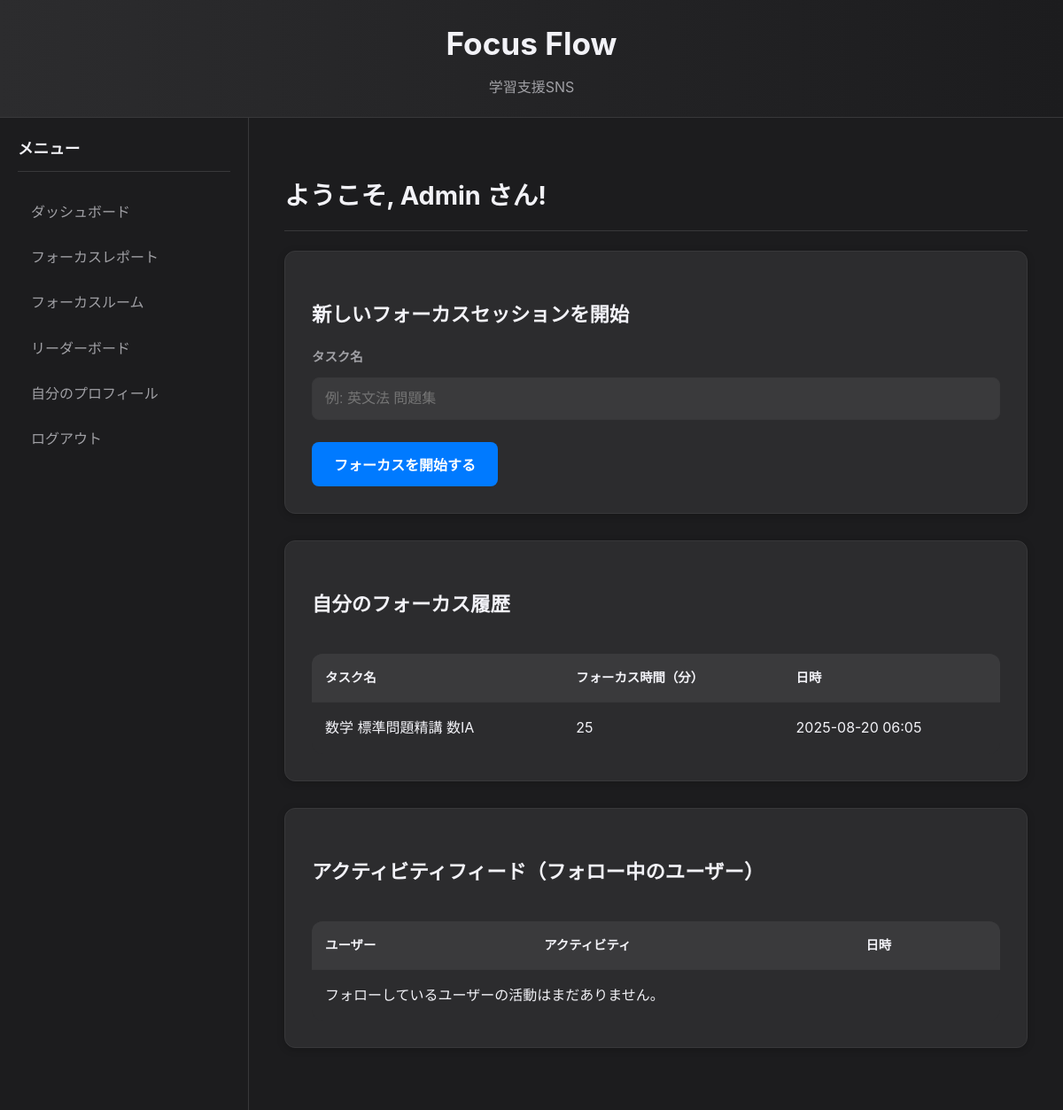
Page /dashboard (signed in) on the earlier database version.
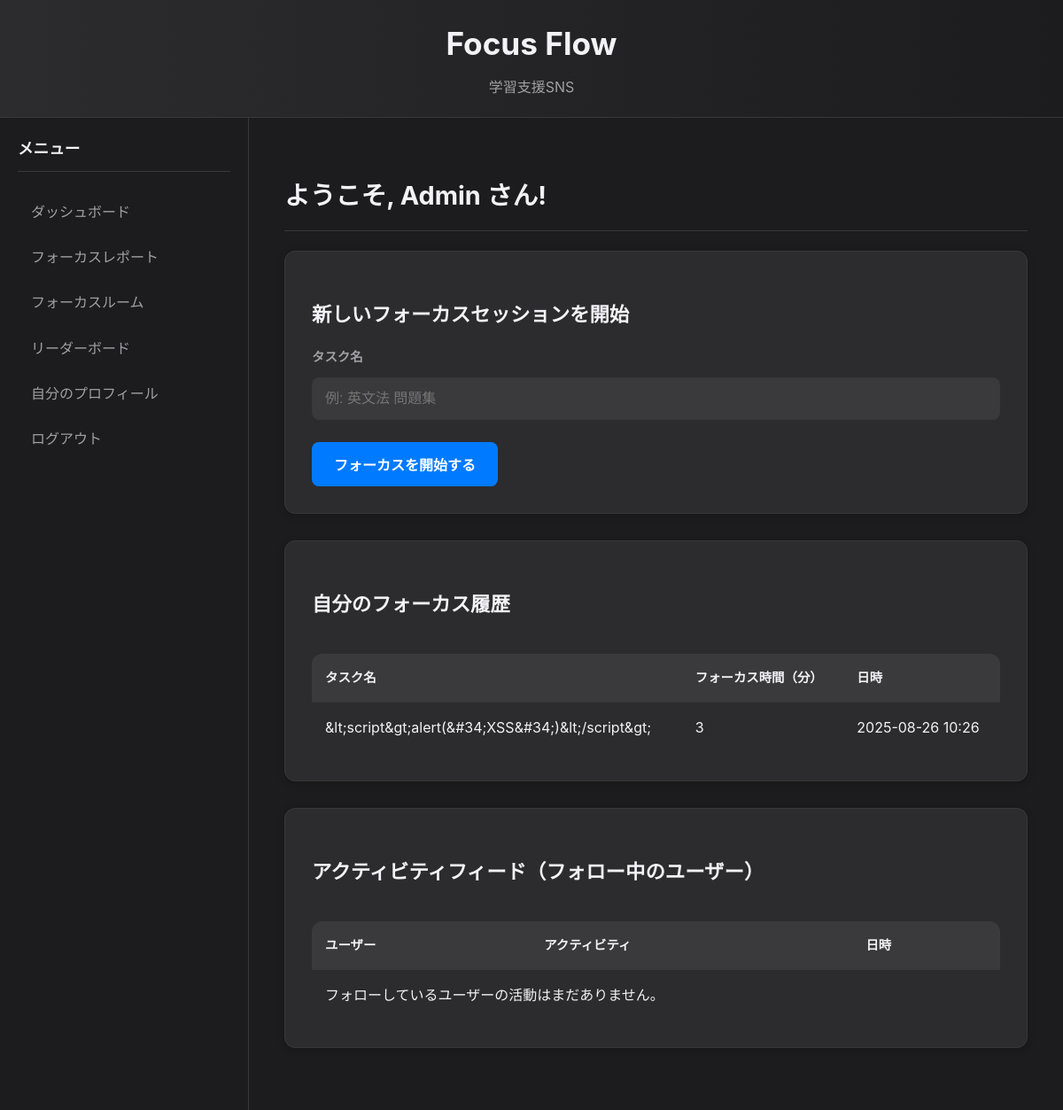
Same page on the later database version.
### app/models.py (models this page shows)
class FocusSession(db.Model):
    id = db.Column(db.Integer, primary_key=True)
    task_name = db.Column(db.String(200), nullable=False)
    duration_minutes = db.Column(db.Integer, nullable=False)
    timestamp = db.Column(db.DateTime, server_default=db.func.now())
    user_id = db.Column(db.Integer, db.ForeignKey('user.id'), nullable=False)

### app/routes.py (the view)
@main.route('/dashboard')
@login_required
def dashboard():
    my_sessions = FocusSession.query.filter_by(user_id=current_user.id).order_by(FocusSession.timestamp.desc()).all()
    followed_users_ids = [user.id for user in current_user.followed]
    followed_activity_logs = ActivityLog.query.filter(ActivityLog.user_id.in_(followed_users_ids)).order_by(ActivityLog.timestamp.desc()).all()
    return render_template('dashboard.html', username=current_user.username, my_sessions=my_sessions, followed_activity_logs=followed_activity_logs)

### app/__init__.py (called while the page is built)
def create_app():
    app = Flask(__name__)
    app.config['SECRET_KEY'] = 'your_secret_key'
    app.config['SQLALCHEMY_DATABASE_URI'] = 'sqlite:///db.sqlite'
    app.config['SQLALCHEMY_TRACK_MODIFICATIONS'] = False
    db.init_app(app)
    login_manager.init_app(app)
    socketio.init_app(app)
    from .models import User
    @login_manager.user_loader
    def load_user(user_id):
        return User.query.get(int(user_id))
    from .routes import main as main_blueprint
    app.register_blueprint(main_blueprint)
    from . import events # events.py をインポート
    with app.app_context():
        db.create_all()
    return app

### app/routes.py (called while the page is built)
@main.before_app_request
def before_request():
    if not current_user.is_authenticated and request.endpoint and 'static' not in request.endpoint and request.endpoint != 'main.login' and request.endpoint != 'main.register':
        return redirect(url_for('main.login'))

### app/templates/dashboard.html (shortened to what this page needs)
{% extends "base.html" %}
{% block content %}
<h2>ようこそ, {{ username }} さん!</h2>
<section class="card">
    <h3>新しいフォーカスセッションを開始</h3>
    <form action="{{ url_for('main.focus') }}" method="GET">
        <div class="form-group">
            <label for="task_name" class="form-label">タスク名</label>
            <input type="text" id="task_name" name="task" class="form-control" placeholder="例: 英文法 問題集" required>
        </div>
        <button type="submit" class="btn btn-primary">フォーカスを開始する</button>
    </form>
</section>
<section class="card">
    <h3>自分のフォーカス履歴</h3>
    <div class="table-responsive">
        <table class="table">
            <thead>
                <tr>
                    <th>タスク名</th>
                    <th>フォーカス時間（分）</th>
                    <th>日時</th>
                </tr>
            </thead>
            <tbody>
                {% for session in my_sessions %}
                <tr>
                    <td>{{ session.task_name }}</td>
                    <td>{{ session.duration_minutes }}</td>
                    <td>{{ session.timestamp.strftime('%Y-%m-%d %H:%M') }}</td>
                </tr>
                {% else %}
                <tr>
                    <td colspan="3">まだフォーカス履歴がありません。</td>
                </tr>
                {% endfor %}
            </tbody>
        </table>
    </div>
</section>
<section class="card">
    <h3>アクティビティフィード（フォロー中のユーザー）</h3>
    <div class="table-responsive">
        <table class="table">
            <thead>
                <tr>
                    <th>ユーザー</th>
                    <th>アクティビティ</th>
                    <th>日時</th>
                </tr>
            </thead>
            <tbody>
                {% for log in followed_activity_logs %}
                <tr>
                    <td><a href="{{ url_for('main.user', username=log.user.username) }}">{{ log.user.username }}</a></td>
                    <td>
                        {% if log.activity_type == 'session_start' %}
                            「{{ log.details }}」のフォーカスを開始しました
                        {% elif log.activity_type == 'session_end' %}
                            {% set parts = log.details.split('|') %}
                            「{{ parts[0] }}」のフォーカスを {{ parts[1] }} 分間行いました
                        {% elif log.activity_type == 'flow_state' %}
                            フロー状態に入りました
                        {% else %}
                            新しいアクティビティ
                        {% endif %}
                    </td>
                    <td>{{ log.timestamp.strftime('%Y-%m-%d %H:%M') }}</td>
                </tr>
                {% else %}
                <tr>
                    <td colspan="3">フォローしているユーザーの活動はまだありません。</td>
                </tr>
                {% endfor %}
            </tbody>
        </table>
    </div>
</section>
{% endblock %}

Differences in the rows shown:
removed FocusSession: task_name "数学 標準問題精講 数IA", duration_minutes "25", timestamp "2025-08-20 06:05"
now on this page (row edited): FocusSession: task_name "&lt;script&gt;alert(&#34;XSS&#34;)&lt;/script&gt;", duration_minutes "3", timestamp "2025-08-26 10:26"
